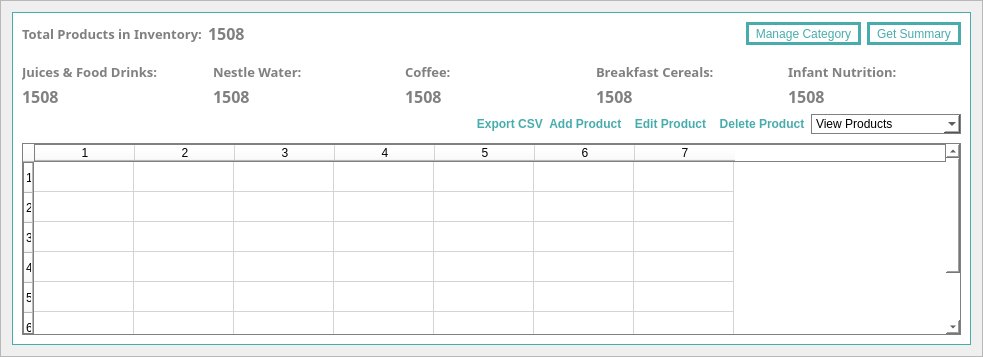
                  <widget class="QFrame" name="frame_7">
                   <property name="frameShape">
                    <enum>QFrame::StyledPanel</enum>
                   </property>
                   <property name="frameShadow">
                    <enum>QFrame::Raised</enum>
                   </property>
                   <layout class="QHBoxLayout" name="horizontalLayout_5">
                    <item>
                     <widget class="QFrame" name="frame_21">
                      <property name="styleSheet">
                       <string notr="true">background-color: rgb(255, 255, 255);
border:1px solid #48ACAC;</string>
                      </property>
                      <property name="frameShape">
                       <enum>QFrame::StyledPanel</enum>
                      </property>
                      <property name="frameShadow">
                       <enum>QFrame::Raised</enum>
                      </property>
                      <layout class="QVBoxLayout" name="verticalLayout_9">
                       <property name="spacing">
                        <number>0</number>
                       </property>
                       <property name="leftMargin">
                        <number>0</number>
                       </property>
                       <property name="topMargin">
                        <number>0</number>
                       </property>
                       <property name="rightMargin">
                        <number>0</number>
                       </property>
                       <property name="bottomMargin">
                        <number>0</number>
                       </property>
                       <item>
                        <widget class="QFrame" name="frame_22">
                         <property name="maximumSize">
                          <size>
                           <width>16777215</width>
                           <height>50</height>
                          </size>
                         </property>
                         <property name="styleSheet">
                          <string notr="true">border:0px;</string>
                         </property>
                         <property name="frameShape">
                          <enum>QFrame::StyledPanel</enum>
                         </property>
                         <property name="frameShadow">
                          <enum>QFrame::Raised</enum>
                         </property>
                         <layout class="QHBoxLayout" name="horizontalLayout_6">
                          <property name="spacing">
                           <number>0</number>
                          </property>
                          <property name="leftMargin">
                           <number>0</number>
                          </property>
                          <property name="topMargin">
                           <number>0</number>
                          </property>
                          <property name="rightMargin">
                           <number>0</number>
                          </property>
                          <property name="bottomMargin">
                           <number>0</number>
                          </property>
                          <item>
                           <widget class="QFrame" name="frame_26">
                            <property name="frameShape">
                             <enum>QFrame::StyledPanel</enum>
                            </property>
                            <property name="frameShadow">
                             <enum>QFrame::Raised</enum>
                            </property>
                            <layout class="QHBoxLayout" name="horizontalLayout_7">
                             <item>
                              <widget class="QLabel" name="label_17">
                               <property name="font">
                                <font>
                                 <family>Century Gothic</family>
                                 <pointsize>10</pointsize>
                                 <weight>75</weight>
                                 <bold>true</bold>
                                </font>
                               </property>
                               <property name="styleSheet">
                                <string notr="true">color: grey;</string>
                               </property>
                               <property name="text">
                                <string>Total Products in Inventory:</string>
                               </property>
                              </widget>
                             </item>
                             <item>
                              <widget class="QLabel" name="lblAdminTotalInvProduct">
                               <property name="font">
                                <font>
                                 <family>Century Gothic</family>
                                 <pointsize>12</pointsize>
                                 <weight>75</weight>
                                 <bold>true</bold>
                                </font>
                               </property>
                               <property name="styleSheet">
                                <string notr="true">color: grey;</string>
                               </property>
                               <property name="text">
                                <string>1508</string>
                               </property>
                              </widget>
                             </item>
                            </layout>
                           </widget>
                          </item>
                          <item>
                           <widget class="QFrame" name="frame_27">
                            <property name="frameShape">
                             <enum>QFrame::StyledPanel</enum>
                            </property>
                            <property name="frameShadow">
                             <enum>QFrame::Raised</enum>
                            </property>
                            <layout class="QHBoxLayout" name="horizontalLayout_8">
                             <item>
                              <spacer name="horizontalSpacer_2">
                               <property name="orientation">
                                <enum>Qt::Horizontal</enum>
                               </property>
                               <property name="sizeHint" stdset="0">
                                <size>
                                 <width>483</width>
                                 <height>20</height>
                                </size>
                               </property>
                              </spacer>
                             </item>
                             <item>
                              <widget class="QPushButton" name="btnAminManageCategory">
                               <property name="minimumSize">
                                <size>
                                 <width>0</width>
                                 <height>23</height>
                                </size>
                               </property>
                               <property name="cursor">
                                <cursorShape>PointingHandCursor</cursorShape>
                               </property>
                               <property name="styleSheet">
                                <string notr="true">#btnAminManageCategory{
	color:#48ACAC;
	border: 3px solid #48ACAC;
}
#btnAminManageCategory:hover{
	background-color: #2F958D;
	color:white;
}</string>
                               </property>
                               <property name="text">
                                <string>  Manage Category  </string>
                               </property>
                              </widget>
                             </item>
                             <item>
                              <widget class="QPushButton" name="btnAdminGetSummary">
                               <property name="minimumSize">
                                <size>
                                 <width>0</width>
                                 <height>23</height>
                                </size>
                               </property>
                               <property name="cursor">
                                <cursorShape>PointingHandCursor</cursorShape>
                               </property>
                               <property name="styleSheet">
                                <string notr="true">#btnAdminGetSummary{
	color:#48ACAC;
	border: 3px solid #48ACAC;
}
#btnAdminGetSummary:hover{
	background-color: #2F958D;
	color:white;
}</string>
                               </property>
                               <property name="text">
                                <string>  Get Summary  </string>
                               </property>
                              </widget>
                             </item>
                            </layout>
                           </widget>
                          </item>
                         </layout>
                        </widget>
                       </item>
                       <item>
                        <widget class="QFrame" name="frame_23">
                         <property name="maximumSize">
                          <size>
                           <width>16777215</width>
                           <height>60</height>
                          </size>
                         </property>
                         <property name="styleSheet">
                          <string notr="true">border:0px;</string>
                         </property>
                         <property name="frameShape">
                          <enum>QFrame::StyledPanel</enum>
                         </property>
                         <property name="frameShadow">
                          <enum>QFrame::Raised</enum>
                         </property>
                         <layout class="QHBoxLayout" name="horizontalLayout_9">
                          <property name="spacing">
                           <number>0</number>
                          </property>
                          <property name="leftMargin">
                           <number>0</number>
                          </property>
                          <property name="topMargin">
                           <number>0</number>
                          </property>
                          <property name="rightMargin">
                           <number>0</number>
                          </property>
                          <property name="bottomMargin">
                           <number>0</number>
                          </property>
                          <item>
                           <widget class="QFrame" name="frame_28">
                            <property name="frameShape">
                             <enum>QFrame::StyledPanel</enum>
                            </property>
                            <property name="frameShadow">
                             <enum>QFrame::Raised</enum>
                            </property>
                            <layout class="QVBoxLayout" name="verticalLayout_10">
                             <item>
                              <widget class="QLabel" name="label_20">
                               <property name="font">
                                <font>
                                 <family>Century Gothic</family>
                                 <pointsize>10</pointsize>
                                 <weight>75</weight>
                                 <bold>true</bold>
                                </font>
                               </property>
                               <property name="styleSheet">
                                <string notr="true">color: grey;</string>
                               </property>
                               <property name="text">
                                <string>Juices &amp; Food Drinks:</string>
                               </property>
                              </widget>
                             </item>
                             <item>
                              <widget class="QLabel" name="lblAdminDrinks">
                               <property name="font">
                                <font>
                                 <family>Century Gothic</family>
                                 <pointsize>12</pointsize>
                                 <weight>75</weight>
                                 <bold>true</bold>
                                </font>
                               </property>
                               <property name="styleSheet">
                                <string notr="true">color: grey;</string>
                               </property>
                               <property name="text">
                                <string>1508</string>
                               </property>
                              </widget>
                             </item>
                            </layout>
                           </widget>
                          </item>
                          <item>
                           <widget class="QFrame" name="frame_29">
                            <property name="frameShape">
                             <enum>QFrame::StyledPanel</enum>
                            </property>
                            <property name="frameShadow">
                             <enum>QFrame::Raised</enum>
                            </property>
                            <layout class="QVBoxLayout" name="verticalLayout_19">
                             <item>
                              <widget class="QLabel" name="label_22">
                               <property name="font">
                                <font>
                                 <family>Century Gothic</family>
                                 <pointsize>10</pointsize>
                                 <weight>75</weight>
                                 <bold>true</bold>
                                </font>
                               </property>
                               <property name="styleSheet">
                                <string notr="true">color: grey;</string>
                               </property>
                               <property name="text">
                                <string>Nestle Water:</string>
                               </property>
                              </widget>
                             </item>
                             <item>
                              <widget class="QLabel" name="lblAdminWater">
                               <property name="font">
                                <font>
                                 <family>Century Gothic</family>
                                 <pointsize>12</pointsize>
                                 <weight>75</weight>
                                 <bold>true</bold>
                                </font>
                               </property>
                               <property name="styleSheet">
                                <string notr="true">color: grey;</string>
                               </property>
                               <property name="text">
                                <string>1508</string>
                               </property>
                              </widget>
                             </item>
                            </layout>
                           </widget>
                          </item>
                          <item>
                           <widget class="QFrame" name="frame_30">
                            <property name="frameShape">
                             <enum>QFrame::StyledPanel</enum>
                            </property>
                            <property name="frameShadow">
                             <enum>QFrame::Raised</enum>
                            </property>
                            <layout class="QVBoxLayout" name="verticalLayout_20">
                             <item>
                              <widget class="QLabel" name="label_42">
                               <property name="font">
                                <font>
                                 <family>Century Gothic</family>
                                 <pointsize>10</pointsize>
                                 <weight>75</weight>
                                 <bold>true</bold>
                                </font>
                               </property>
                               <property name="styleSheet">
                                <string notr="true">color: grey;</string>
                               </property>
                               <property name="text">
                                <string>Coffee:</string>
                               </property>
                              </widget>
                             </item>
                             <item>
                              <widget class="QLabel" name="lblAdminCoffee">
                               <property name="font">
                                <font>
                                 <family>Century Gothic</family>
                                 <pointsize>12</pointsize>
                                 <weight>75</weight>
                                 <bold>true</bold>
                                </font>
                               </property>
                               <property name="styleSheet">
                                <string notr="true">color: grey;</string>
                               </property>
                               <property name="text">
                                <string>1508</string>
                               </property>
                              </widget>
                             </item>
                            </layout>
                           </widget>
                          </item>
                          <item>
                           <widget class="QFrame" name="frame_31">
                            <property name="frameShape">
                             <enum>QFrame::StyledPanel</enum>
                            </property>
                            <property name="frameShadow">
                             <enum>QFrame::Raised</enum>
                            </property>
                            <layout class="QVBoxLayout" name="verticalLayout_21">
                             <item>
                              <widget class="QLabel" name="label_44">
                               <property name="font">
                                <font>
                                 <family>Century Gothic</family>
                                 <pointsize>10</pointsize>
                                 <weight>75</weight>
                                 <bold>true</bold>
                                </font>
                               </property>
                               <property name="styleSheet">
                                <string notr="true">color: grey;</string>
                               </property>
                               <property name="text">
                                <string>Breakfast Cereals:</string>
                               </property>
                              </widget>
                             </item>
                             <item>
                              <widget class="QLabel" name="lblAdminCereal">
                               <property name="font">
                                <font>
                                 <family>Century Gothic</family>
                                 <pointsize>12</pointsize>
                                 <weight>75</weight>
                                 <bold>true</bold>
                                </font>
                               </property>
                               <property name="styleSheet">
                                <string notr="true">color: grey;</string>
                               </property>
                               <property name="text">
                                <string>1508</string>
                               </property>
                              </widget>
                             </item>
                            </layout>
                           </widget>
                          </item>
                          <item>
                           <widget class="QFrame" name="frame_59">
                            <property name="frameShape">
                             <enum>QFrame::StyledPanel</enum>
                            </property>
                            <property name="frameShadow">
                             <enum>QFrame::Raised</enum>
                            </property>
                            <layout class="QVBoxLayout" name="verticalLayout_22">
                             <item>
                              <widget class="QLabel" name="label_46">
                               <property name="font">
                                <font>
                                 <family>Century Gothic</family>
                                 <pointsize>10</pointsize>
                                 <weight>75</weight>
                                 <bold>true</bold>
                                </font>
                               </property>
                               <property name="styleSheet">
                                <string notr="true">color: grey;</string>
                               </property>
                               <property name="text">
                                <string>Infant Nutrition:</string>
                               </property>
                              </widget>
                             </item>
                             <item>
                              <widget class="QLabel" name="lblAdminInfantNut">
                               <property name="font">
                                <font>
                                 <family>Century Gothic</family>
                                 <pointsize>12</pointsize>
                                 <weight>75</weight>
                                 <bold>true</bold>
                                </font>
                               </property>
                               <property name="styleSheet">
                                <string notr="true">color: grey;</string>
                               </property>
                               <property name="text">
                                <string>1508</string>
                               </property>
                              </widget>
                             </item>
                            </layout>
                           </widget>
                          </item>
                         </layout>
                        </widget>
                       </item>
                       <item>
                        <widget class="QFrame" name="frame_24">
                         <property name="maximumSize">
                          <size>
                           <width>16777215</width>
                           <height>30</height>
                          </size>
                         </property>
                         <property name="styleSheet">
                          <string notr="true">border:0px;</string>
                         </property>
                         <property name="frameShape">
                          <enum>QFrame::StyledPanel</enum>
                         </property>
                         <property name="frameShadow">
                          <enum>QFrame::Raised</enum>
                         </property>
                         <layout class="QHBoxLayout" name="horizontalLayout_10">
                          <property name="spacing">
                           <number>0</number>
                          </property>
                          <property name="leftMargin">
                           <number>0</number>
                          </property>
                          <property name="topMargin">
                           <number>0</number>
                          </property>
                          <property name="rightMargin">
                           <number>9</number>
                          </property>
                          <property name="bottomMargin">
                           <number>0</number>
                          </property>
                          <item>
                           <spacer name="horizontalSpacer_3">
                            <property name="orientation">
                             <enum>Qt::Horizontal</enum>
                            </property>
                            <property name="sizeHint" stdset="0">
                             <size>
                              <width>413</width>
                              <height>20</height>
                             </size>
                            </property>
                           </spacer>
                          </item>
                          <item>
                           <widget class="QPushButton" name="btnAdminProductCSV">
                            <property name="font">
                             <font>
                              <weight>75</weight>
                              <bold>true</bold>
                             </font>
                            </property>
                            <property name="cursor">
                             <cursorShape>PointingHandCursor</cursorShape>
                            </property>
                            <property name="styleSheet">
                             <string notr="true">#btnAdminProductCSV{
	border:0px;
	color: rgb(72, 172, 172);
}
#btnAdminProductCSV:hover{
	color: white;
	background-color:#48ACAC;
}</string>
                            </property>
                            <property name="text">
                             <string>  Export CSV</string>
                            </property>
                           </widget>
                          </item>
                          <item>
                           <widget class="QPushButton" name="btnAdminAddProduct">
                            <property name="font">
                             <font>
                              <weight>75</weight>
                              <bold>true</bold>
                             </font>
                            </property>
                            <property name="cursor">
                             <cursorShape>PointingHandCursor</cursorShape>
                            </property>
                            <property name="styleSheet">
                             <string notr="true">#btnAdminAddProduct{
	border:0px;
	color: rgb(72, 172, 172);
}
#btnAdminAddProduct:hover{
		color: white;
	background-color:#48ACAC;
}</string>
                            </property>
                            <property name="text">
                             <string>  Add Product  </string>
                            </property>
                           </widget>
                          </item>
                          <item>
                           <widget class="QPushButton" name="btnAdminEditProduct">
                            <property name="font">
                             <font>
                              <weight>75</weight>
                              <bold>true</bold>
                             </font>
                            </property>
                            <property name="cursor">
                             <cursorShape>PointingHandCursor</cursorShape>
                            </property>
                            <property name="styleSheet">
                             <string notr="true">#btnAdminEditProduct{
	border:0px;
	color: rgb(72, 172, 172);
}
#btnAdminEditProduct:hover{
		color: white;
	background-color:#48ACAC;
}</string>
                            </property>
                            <property name="text">
                             <string>  Edit Product  </string>
                            </property>
                           </widget>
                          </item>
                          <item>
                           <widget class="QPushButton" name="btnAdminDeleteProduct">
                            <property name="font">
                             <font>
                              <weight>75</weight>
                              <bold>true</bold>
                             </font>
                            </property>
                            <property name="cursor">
                             <cursorShape>PointingHandCursor</cursorShape>
                            </property>
                            <property name="styleSheet">
                             <string notr="true">#btnAdminDeleteProduct{
	border:0px;
	color: rgb(72, 172, 172);
}
#btnAdminDeleteProduct:hover{
		color: white;
	background-color:#48ACAC;
}</string>
                            </property>
                            <property name="text">
                             <string>  Delete Product  </string>
                            </property>
                           </widget>
                          </item>
                          <item>
                           <widget class="QComboBox" name="cmbxAdminProductView">
                            <property name="minimumSize">
                             <size>
                              <width>150</width>
                              <height>20</height>
                             </size>
                            </property>
                            <property name="cursor">
                             <cursorShape>PointingHandCursor</cursorShape>
                            </property>
                            <property name="styleSheet">
                             <string notr="true">border:1px solid grey;</string>
                            </property>
                            <item>
                             <property name="text">
                              <string>View Products</string>
                             </property>
                            </item>
                            <item>
                             <property name="text">
                              <string>All</string>
                             </property>
                            </item>
                            <item>
                             <property name="text">
                              <string>Juices &amp; Food Drinks</string>
                             </property>
                            </item>
                            <item>
                             <property name="text">
                              <string>Nestle Water</string>
                             </property>
                            </item>
                            <item>
                             <property name="text">
                              <string>Coffee</string>
                             </property>
                            </item>
                            <item>
                             <property name="text">
                              <string>Breakfast Cereal</string>
                             </property>
                            </item>
                            <item>
                             <property name="text">
                              <string>Infant Nutrition</string>
                             </property>
                            </item>
                           </widget>
                          </item>
                         </layout>
                        </widget>
                       </item>
                       <item>
                        <widget class="QFrame" name="frame_25">
                         <property name="styleSheet">
                          <string notr="true">border:0px;</string>
                         </property>
                         <property name="frameShape">
                          <enum>QFrame::StyledPanel</enum>
                         </property>
                         <property name="frameShadow">
                          <enum>QFrame::Raised</enum>
                         </property>
                         <layout class="QHBoxLayout" name="horizontalLayout_11">
                          <item>
                           <widget class="QTableWidget" name="tableAdminProducts">
                            <property name="styleSheet">
                             <string notr="true">border: 1px solid grey;</string>
                            </property>
                            <property name="rowCount">
                             <number>7</number>
                            </property>
                            <property name="columnCount">
                             <number>7</number>
                            </property>
                            <row/>
                            <row/>
                            <row/>
                            <row/>
                            <row/>
                            <row/>
                            <row/>
                            <column/>
                            <column/>
                            <column/>
                            <column/>
                            <column/>
                            <column/>
                            <column/>
                           </widget>
                          </item>
                         </layout>
                        </widget>
                       </item>
                      </layout>
                     </widget>
                    </item>
                   </layout>
                  </widget>
